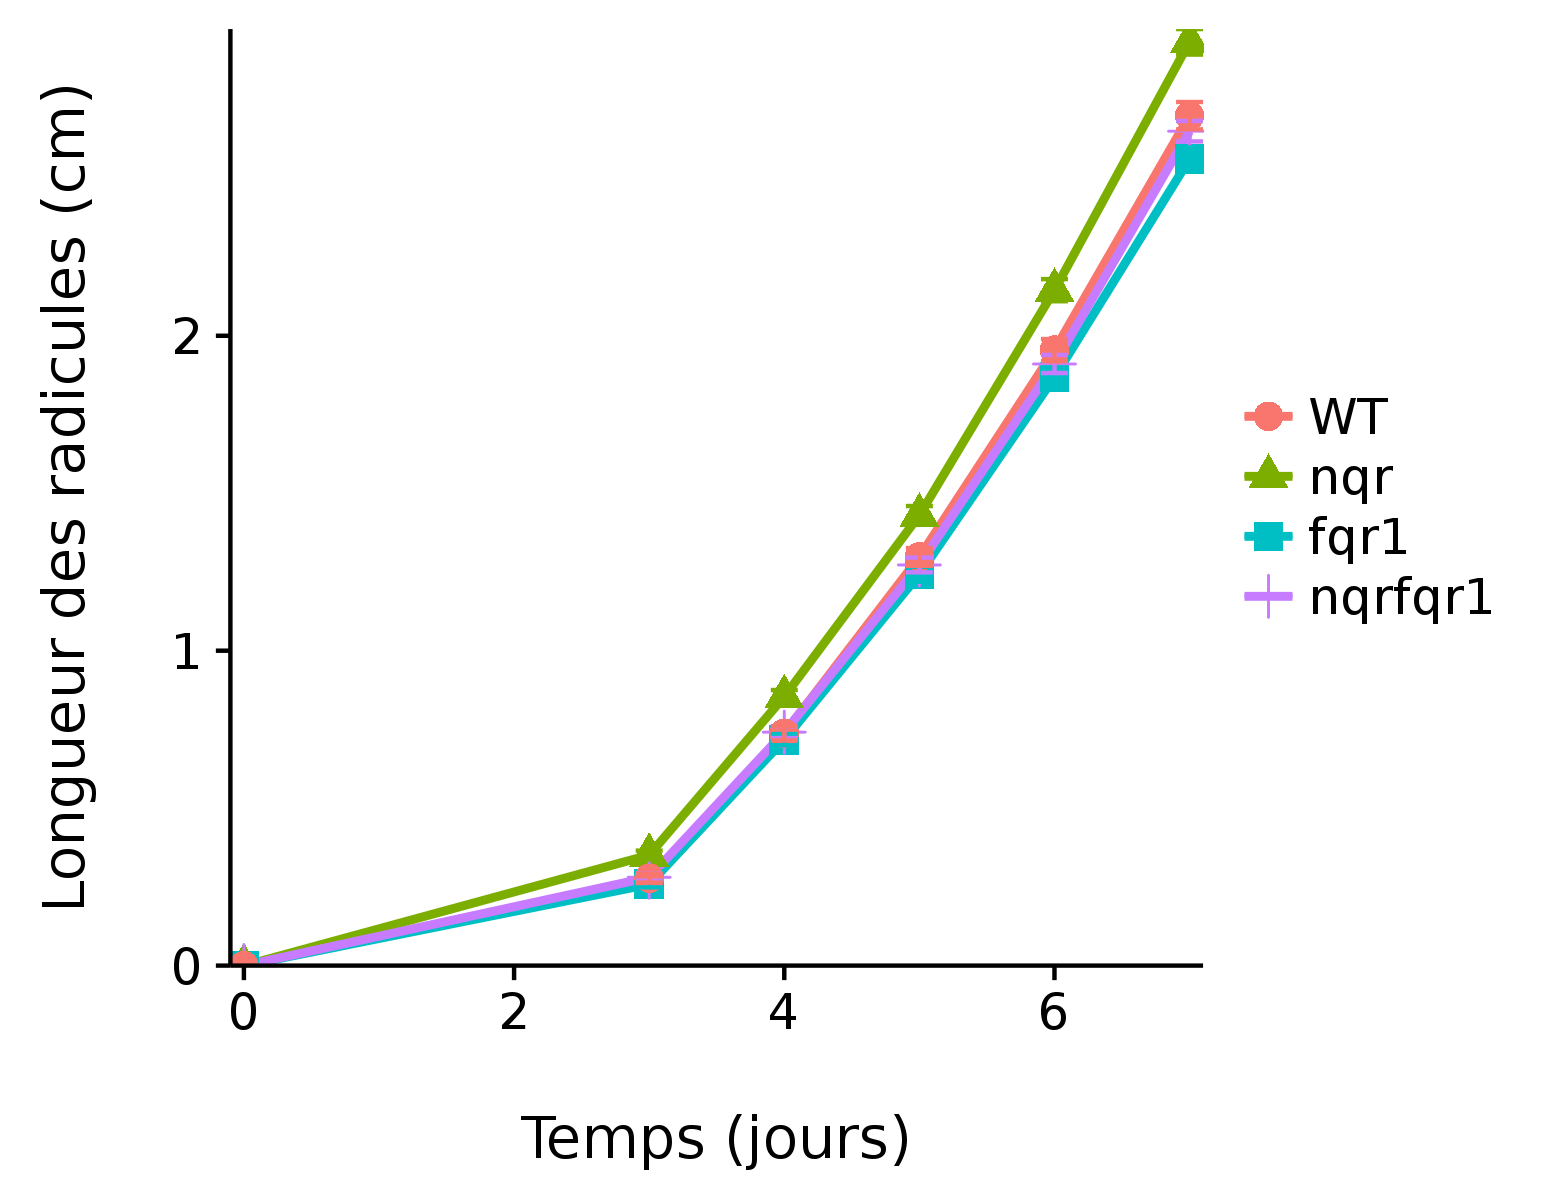

Source code (R):
rm(list = ls())
graphics.off()

library(ggplot2)
library(cowplot)
library(reshape)

data <- read.csv("croissance_radicule_Col.csv", header = TRUE)
data <- melt(data, id = c("genotype", "repetition"))

mean <- aggregate(data$value, list(data$genotype, data$variable), mean)

StandErr <- function(x){
  return(sd(x) / sqrt(length(x)))
}
se <- aggregate(data$value, list(data$genotype, data$variable), StandErr)

result <- cbind(mean, se[,3])
result[,2] <- NULL
result$temps <- c(rep(0,4), rep(3,4), rep(4,4), rep(5,4), rep(6,4), rep(7,4))
colnames(result) <- c("genotype", "moyenne", "se", "temps")
result$genotype <- factor(result$genotype, levels = (c("WT", "nqr", "fqr1","nqrfqr1")))

g <- ggplot(result, aes(temps, moyenne, 
                        group = genotype)) +
  geom_line(aes(colour = genotype, 
                group = genotype), size = 1) +
  geom_point(data = result, 
             aes(colour = genotype, 
                 group = genotype,
                 shape = genotype), size = 3) +
  scale_x_continuous(name = "\nTemps (jours)",
                     expand = c(0,0)) +
  scale_y_continuous(name = "Longueur des radicules (cm)\n",
                     expand = c(0,0)) +
  theme(legend.title = element_blank())+
  geom_errorbar(aes(ymin = result$moyenne - result$se, 
                    ymax = result$moyenne + result$se,
                    colour = genotype,
                    group = genotype), 
                width = 0.2)
save_plot("croissance_radicule_Col.png", g, base_aspect_ratio = 1.3)
